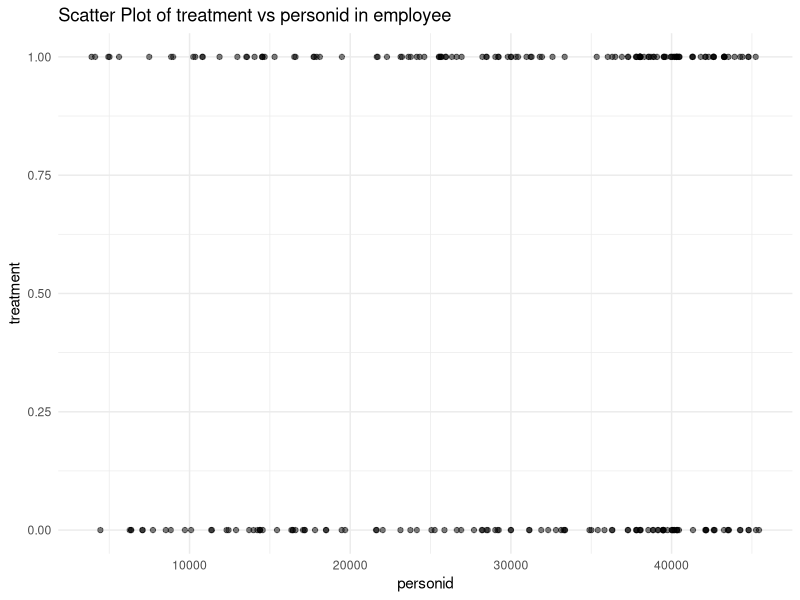
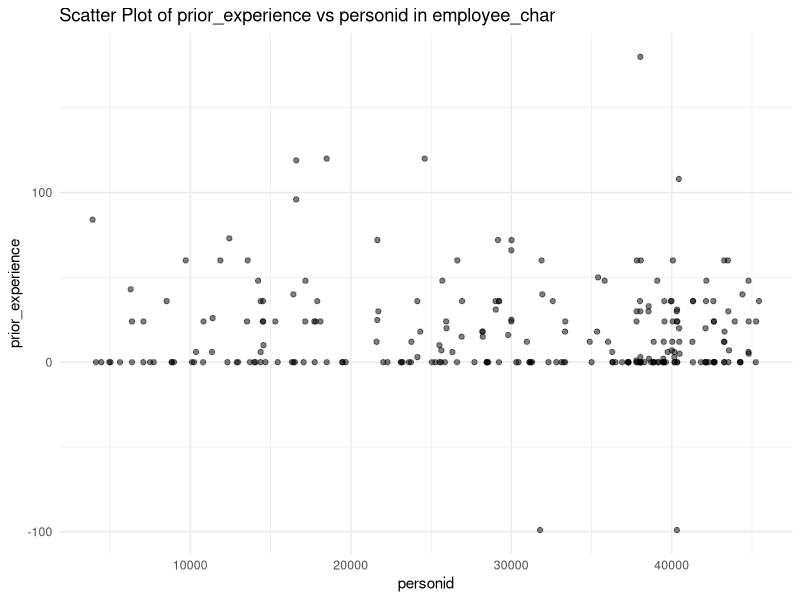
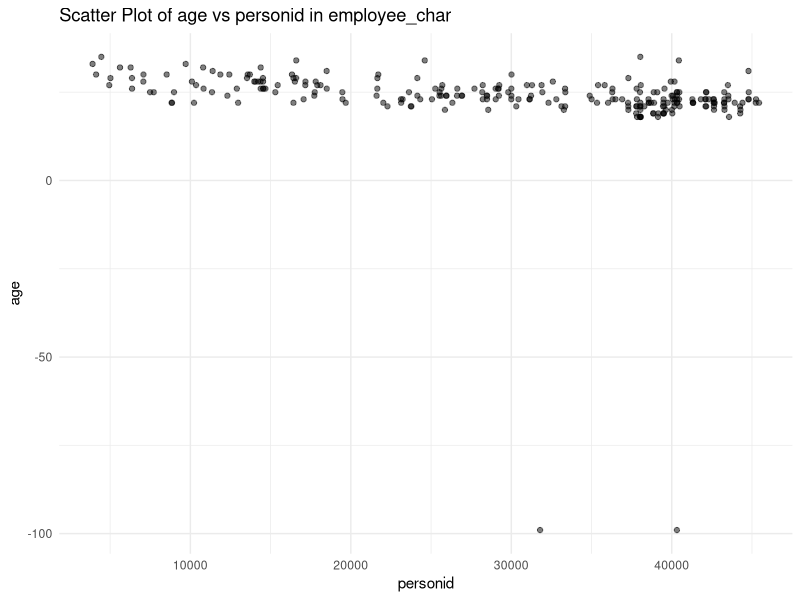
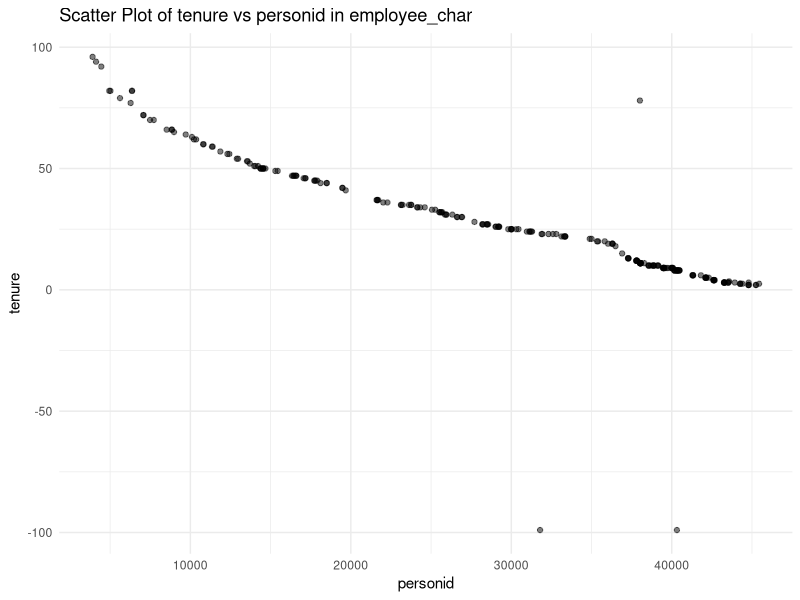
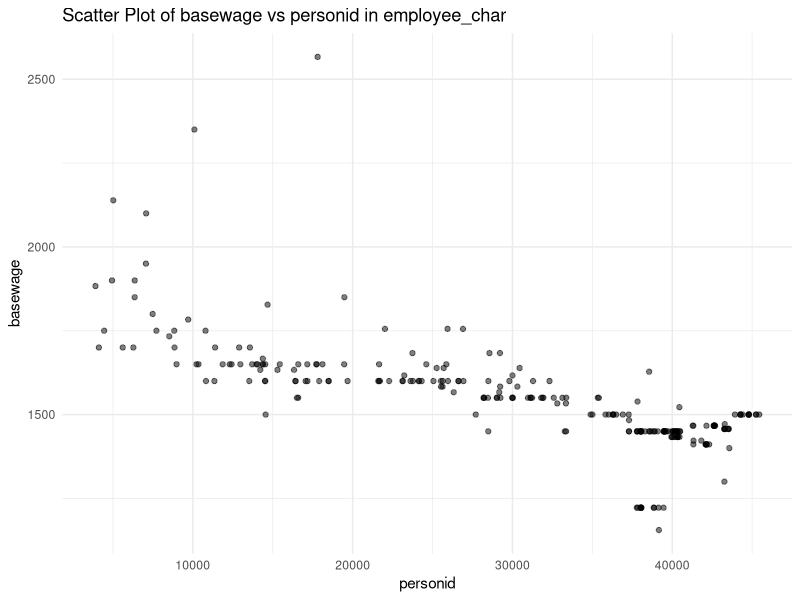
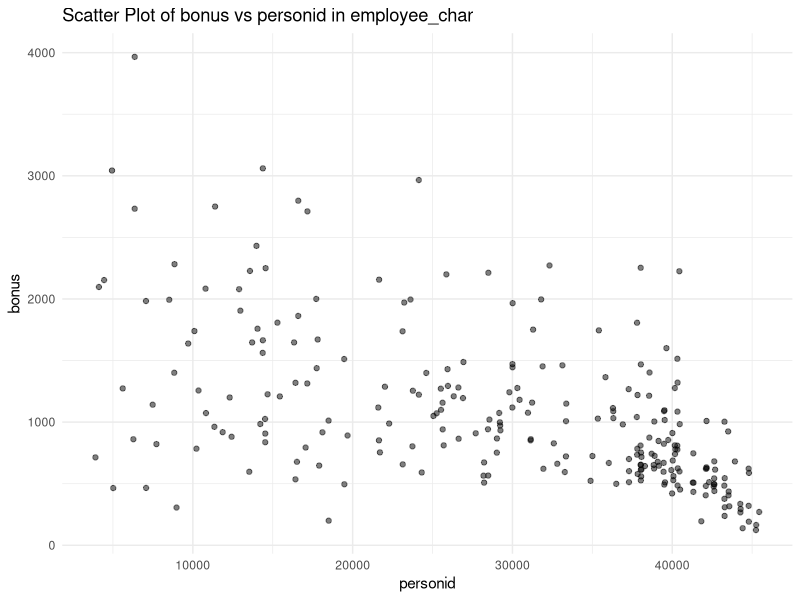
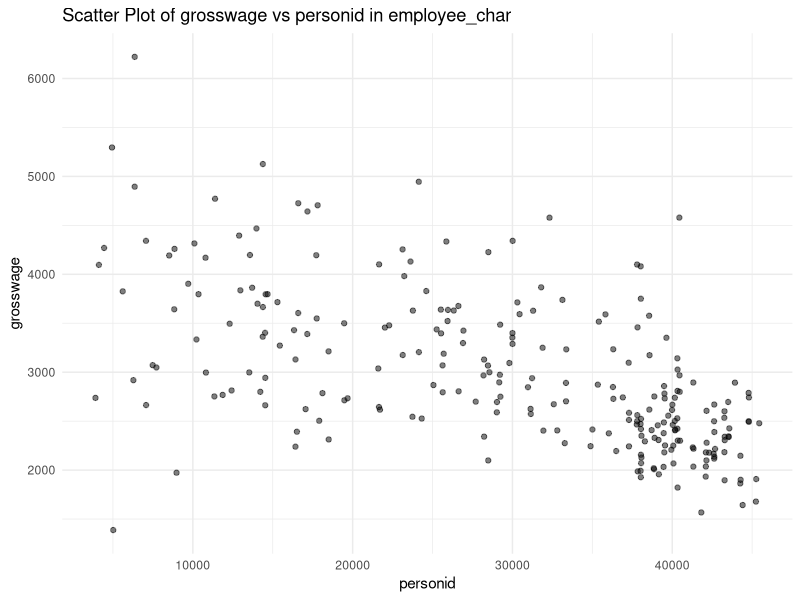
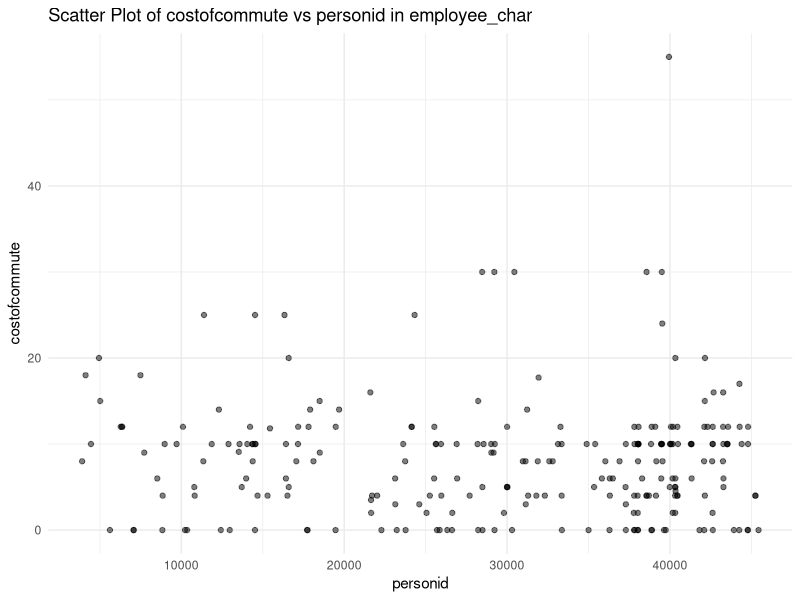

Reproduce these figures in R, in order.
## ---- chunk 1
knitr::opts_chunk$set(echo = TRUE)
library(haven)
library(ggplot2)
library(dplyr)
## ---- chunk 2
employee <- read_dta("EmployeeStatus.dta")
employee_char <- read_dta("EmployeeCharacteristics.dta")
quits <- read_dta("Quits.dta")
quits_d <- read_dta("QuitDate.dta")
attitude <- read_dta("Attitudes.dta")
performance_p <- read_dta("Performance_Panel.dta")
performance <- read_dta("Performance.dta")
# create a list for all 7 datasets
data_list <- list(
  employee = employee,
  employee_char = employee_char,
  quits = quits,
  quits_d = quits_d,
  attitude = attitude,
  performance_p = performance_p,
  performance = performance
)
## ---- chunk 3
# loop through and show summary of all 7 datasets
for (dataset_name in names(data_list)) {
  cat(dataset_name, ":\n")
  print(summary(data_list[[dataset_name]]))
  cat("\n")
}
## ---- chunk 4
plot_scatter_first_column <- function(data, dataset_name) {
  numeric_vars <- sapply(data, is.numeric)
  numeric_names <- names(data)[numeric_vars]

  if (length(numeric_names) > 1) {
    x_axis <- numeric_names[1]  # use personid as the x-axis
    
    for (y_axis in numeric_names[-1]) {
      plot <- ggplot(data, aes_string(x = x_axis, y = y_axis)) +
        geom_point(alpha = 0.5) + 
        labs(title = paste("Scatter Plot of", y_axis, "vs", x_axis, "in", dataset_name),
             x = x_axis, y = y_axis) +
        theme_minimal()
      
      print(plot) 
    }
  } else {
    cat("No enough numeric variables.")
  }
}
# loop through each dataset and generate plots
for (dataset_name in names(data_list)) {
  cat("Generating plots for", dataset_name, "\n")
  plot_scatter_first_column(data_list[[dataset_name]], dataset_name)
}

## ---- chunk 5
# dataset2. employee_char
data_list[[2]] <- data_list[[2]] %>%
  mutate(
    prior_experience = if_else(prior_experience < 0, NA, prior_experience),
    age = if_else(age < 0, NA, age),
    tenure = if_else(tenure < 0, NA, tenure)
  )
summary(data_list[[2]]) # double check the summary

# dataset6. performance_p
data_list[[6]] <- data_list[[6]] %>%
  mutate(
    performance_score = ifelse(performance_score > 100, NA, performance_score),
    total_monthly_calls = ifelse(total_monthly_calls < 0, NA, total_monthly_calls),
    calls_per_hour = ifelse(calls_per_hour > 100, NA, calls_per_hour)
  )
summary(data_list[[6]])

# dataset7. performance
data_list[[7]] <- data_list[[7]] %>%
  mutate(
    performance_score = if_else(performance_score > 100, NA, performance_score),
    total_monthly_calls = if_else(total_monthly_calls < 0, NA, total_monthly_calls),
    calls_per_hour = if_else(calls_per_hour > 35, NA, calls_per_hour)
  )
summary(data_list[[7]])

